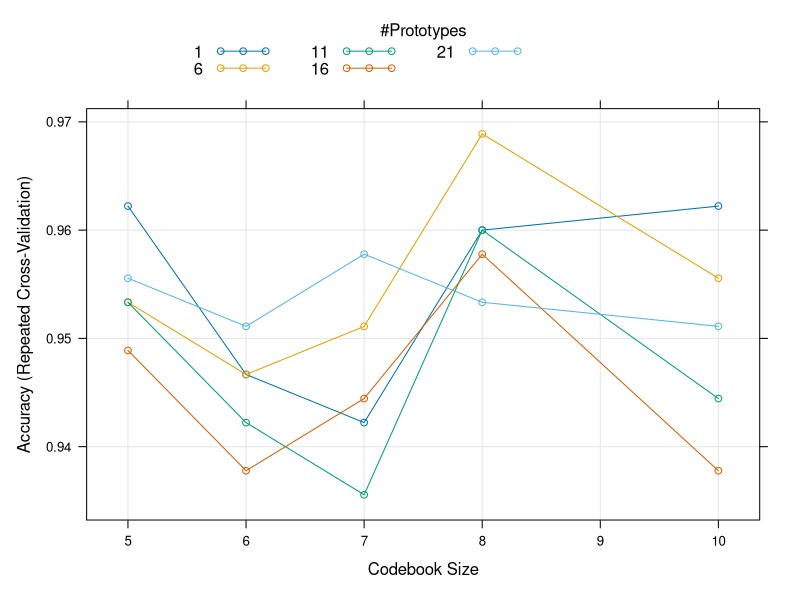

Source code (R):
# Tune algorithm parameters using an automatic grid search.

# load the library
library(caret)
# load the dataset
data(iris)
# prepare training scheme
control <- trainControl(method="repeatedcv", number=10, repeats=3)
# train the model
model <- train(Species~., data=iris, method="lvq", trControl=control, tuneLength=5)
# summarize the model
print(model)
# plot the effect of parameters on accuracy
plot(model)
